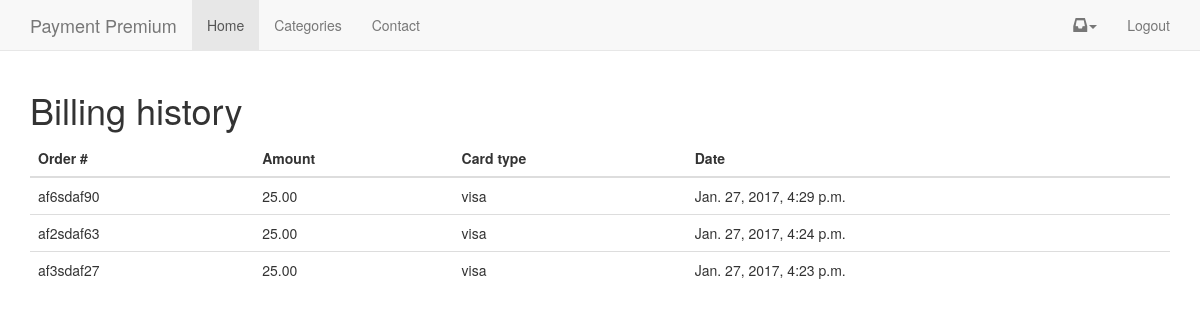
The page /billing/ (signed in) on the database as committed earlier.
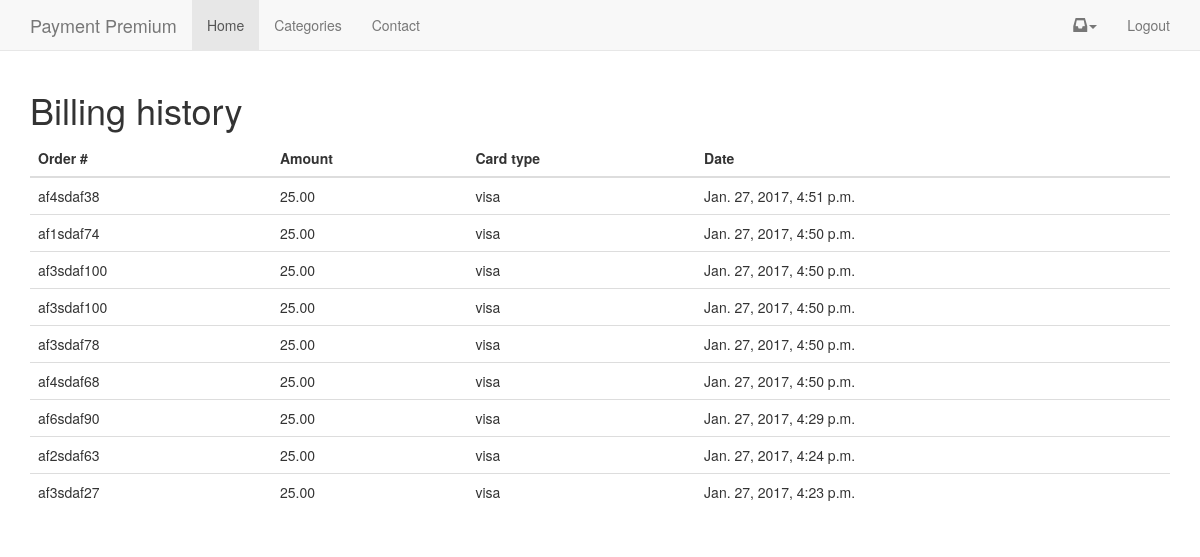
The same page on the database as committed later.
### billing/models.py (models this page shows, shortened)
class Transaction(models.Model):
	user = models.ForeignKey(settings.AUTH_USER_MODEL)
	transaction_id = models.CharField(max_length=120) #braintree or stripe
	order_id = models.CharField(max_length=120)
	amount = models.DecimalField(max_digits=100, decimal_places=2)
	success = models.BooleanField(default=True)
	transaction_status = models.CharField(max_length=220, null=True, blank=True)
	card_type = models.CharField(max_length=120)
	last_four = models.PositiveIntegerField(null=True, blank=True)
	timestamp = models.DateTimeField(auto_now_add=True, auto_now=False)
	objects = TransactionManager()
	class Meta:
		ordering = ['-timestamp']

### billing/views.py (the view)
# urls.py: url(r'^billing/$', billing_history, name='billing_history'),
def billing_history(request):
	history = Transaction.objects.filter(user=request.user).filter(success=True)
	context = {
		"history": history
	}
	return render(request, "history.html", context)

### billing/templates/history.html
{% extends 'base.html' %} {% block content %}
<h1>Billing history</h1>
<table class="table">
    <thead>
        <th>
            Order #
        </th>
        <th>
            Amount
        </th>
        <th>Card type</th>
        <th>
            Date
        </th>
    </thead>
    {% for item in history %}
    <tr>
        <td>
            {{ item.order_id }}
        </td>
        <td>
            {{ item.amount }}
        </td>
        <td>{{ item.card_type }} {% if item.last_four %}Last four: {{ item.last_fourt }}{% endif %}</td>
        <td>
            {{ item.timestamp }}
        </td>
    </tr>
    {% endfor %}
</table>
{% endblock %}

Rows that differ between the two databases and show on the page:
added Transaction: order_id "af4sdaf38", amount "25.00", card_type "visa", timestamp "Jan. 27, 2017, 4:51 p.m."
added Transaction: order_id "af1sdaf74", amount "25.00", card_type "visa", timestamp "Jan. 27, 2017, 4:50 p.m."
added Transaction: order_id "af3sdaf100", amount "25.00", card_type "visa", timestamp "Jan. 27, 2017, 4:50 p.m."
added Transaction: order_id "af3sdaf100", amount "25.00", card_type "visa", timestamp "Jan. 27, 2017, 4:50 p.m."
added Transaction: order_id "af3sdaf78", amount "25.00", card_type "visa", timestamp "Jan. 27, 2017, 4:50 p.m."
added Transaction: order_id "af4sdaf68", amount "25.00", card_type "visa", timestamp "Jan. 27, 2017, 4:50 p.m."
